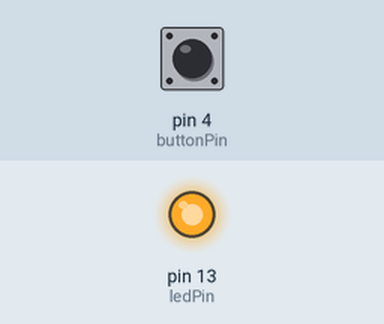
Simulated run of this sketch. Board: Arduino Uno, built with avr-gcc and run on an emulated ATmega328P. Parts: output pins drawn as LEDs (lit = HIGH). Dashed ring = blinking. The inputs (shaded band) are chosen by the test bench; at power-on: pin 4 (buttonPin) LOW. What the sketch prints to the serial monitor is not drawn.

Above: at 1.2 s.
1.3 s: pin 4 (buttonPin) pulled HIGH for 0.15 s
At 1.8 s:
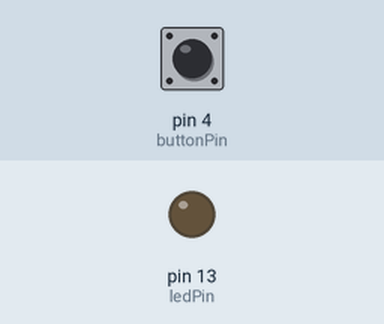
2.9 s: pin 4 (buttonPin) pulled HIGH for 1 s
At 4.2 s:
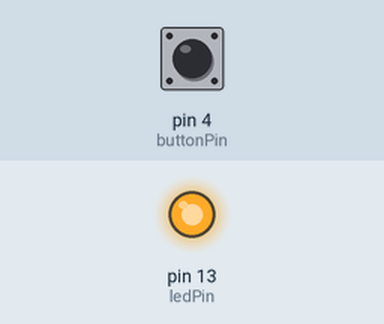
5.4 s: pin 4 (buttonPin) pulled HIGH for 3.2 s
At 6.1 s:
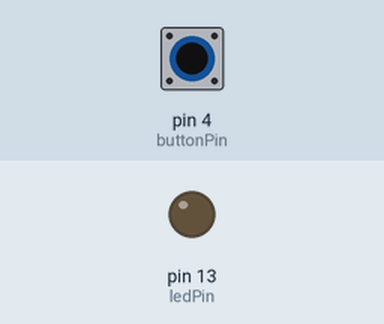
10.1 s: pin 4 (buttonPin) pulsed HIGH 5 times (0.12 s each, 0.3 s apart)
At 10.3 s:
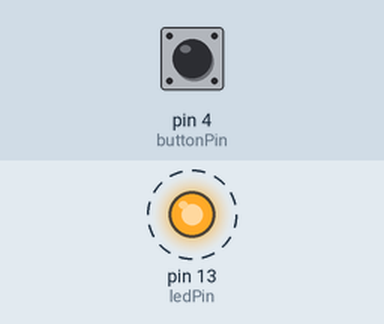
Timing chart, 0 to 13.1 s (numbered marks = the images above; inputs shaded):
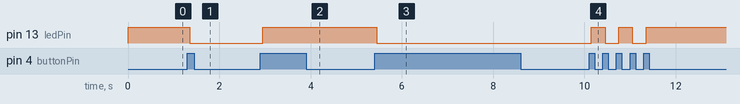

The sketch:

MPU6050_button.ino
```cpp
const int buttonPin = 4;    // the number of the pushbutton pin
const int ledPin = 13;      // the number of the LED pin

// Variables will change:
int ledState = HIGH;         // the current state of the output pin
int buttonState;             // the current reading from the input pin
int lastButtonState = LOW;   // the previous reading from the input pin

// the following variables are unsigned longs because the time, measured in
// milliseconds, will quickly become a bigger number than can be stored in an int.
unsigned long lastDebounceTime = 0;  // the last time the output pin was toggled
unsigned long debounceDelay = 50;    // the debounce time; increase if the output flickers

void setup() {
  Serial.begin(9600);
  pinMode(buttonPin, INPUT);
  pinMode(ledPin, OUTPUT);

  // set initial LED state
  digitalWrite(ledPin, ledState);
}

void loop() {
  // read the state of the switch into a local variable:
  int reading = digitalRead(buttonPin);

  // check to see if you just pressed the button
  // (i.e. the input went from LOW to HIGH), and you've waited long enough
  // since the last press to ignore any noise:

  // If the switch changed, due to noise or pressing:
  if (reading != lastButtonState) {
    // reset the debouncing timer
    lastDebounceTime = millis();
  }

  if ((millis() - lastDebounceTime) > debounceDelay) {
    // whatever the reading is at, it's been there for longer than the debounce
    // delay, so take it as the actual current state:

    // if the button state has changed:
    if (reading != buttonState) {
      buttonState = reading;
      Serial.print("pressed");
      // only toggle the LED if the new button state is HIGH
      if (buttonState == HIGH) {
        ledState = !ledState;

      }
    }
  }

  // set the LED:
  digitalWrite(ledPin, ledState);

  // save the reading. Next time through the loop, it'll be the lastButtonState:
  lastButtonState = reading;
}
```

Measured:
- after the input at 1.3 s, pin 13 (ledPin): HIGH → LOW after 0.05 s
- after the input at 2.9 s, pin 13 (ledPin): LOW → HIGH after 0.05 s
- after the input at 5.4 s, pin 13 (ledPin): HIGH → LOW after 0.05 s
- after the input at 10.1 s, pin 13 (ledPin): alternates HIGH for 0.30 s and LOW for 0.30 s, 5 changes in all, then stays HIGH, starting after 0.05 s
